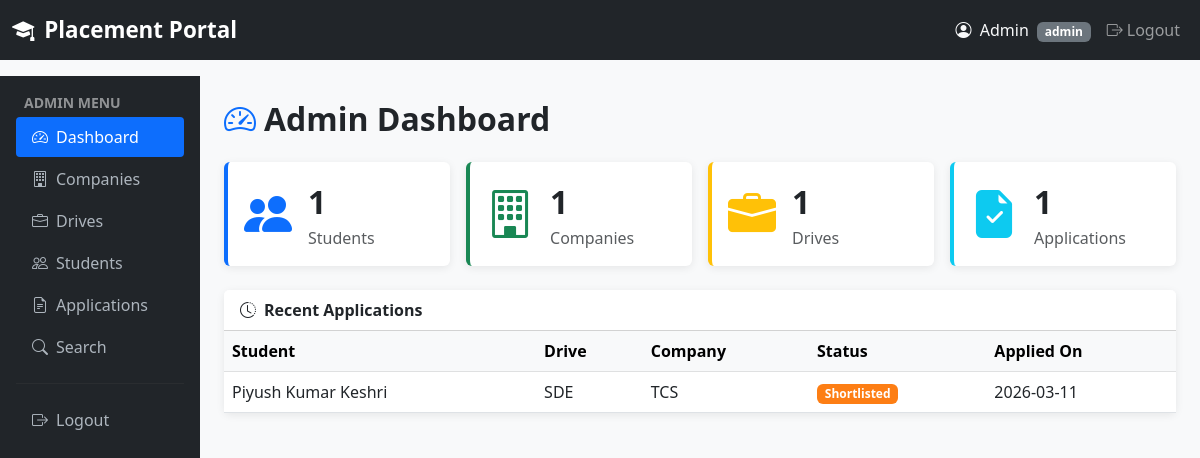
The page /admin/ (signed in) on the database its author committed.
### tables this page shows
CREATE TABLE application (
            id         INTEGER PRIMARY KEY AUTOINCREMENT,
            student_id INTEGER NOT NULL REFERENCES student_profile(id),
            drive_id   INTEGER NOT NULL REFERENCES placement_drive(id),
            applied_at TEXT    DEFAULT (datetime('now')),
            status     TEXT    NOT NULL DEFAULT 'applied'
                CHECK(status IN ('applied','shortlisted','selected','rejected')),
            cover_note TEXT,
            UNIQUE(student_id, drive_id)
        );

CREATE TABLE user (
            id         INTEGER PRIMARY KEY AUTOINCREMENT,
            name       TEXT    NOT NULL,
            email      TEXT    NOT NULL UNIQUE,
            password   TEXT    NOT NULL,
            role       TEXT    NOT NULL CHECK(role IN ('admin','company','student')),
            is_active  INTEGER NOT NULL DEFAULT 1,
            created_at TEXT    DEFAULT (datetime('now'))
        );

CREATE TABLE placement_drive (
            id                   INTEGER PRIMARY KEY AUTOINCREMENT,
            company_id           INTEGER NOT NULL REFERENCES company_profile(id),
            job_title            TEXT    NOT NULL,
            job_description      TEXT    NOT NULL,
            eligibility_criteria TEXT,
            package              TEXT,
            location             TEXT,
            application_deadline TEXT    NOT NULL,
            status               TEXT    NOT NULL DEFAULT 'pending'
                CHECK(status IN ('pending','approved','rejected','closed')),
            created_at           TEXT    DEFAULT (datetime('now'))
        );

CREATE TABLE company_profile (
            id              INTEGER PRIMARY KEY AUTOINCREMENT,
            user_id         INTEGER NOT NULL REFERENCES user(id),
            company_name    TEXT    NOT NULL,
            hr_contact      TEXT,
            website         TEXT,
            industry        TEXT,
            description     TEXT,
            approval_status TEXT NOT NULL DEFAULT 'pending'
                CHECK(approval_status IN ('pending','approved','rejected','blacklisted'))
        );

### app.py (the view)
@app.route("/admin/")
@admin_required
def admin_dashboard():
    db = get_db()
    total_students  = db.execute("SELECT COUNT(*) FROM student_profile").fetchone()[0]
    total_companies = db.execute("SELECT COUNT(*) FROM company_profile").fetchone()[0]
    total_drives    = db.execute("SELECT COUNT(*) FROM placement_drive").fetchone()[0]
    total_apps      = db.execute("SELECT COUNT(*) FROM application").fetchone()[0]
    pending_cos     = db.execute("SELECT COUNT(*) FROM company_profile WHERE approval_status='pending'").fetchone()[0]
    pending_drives  = db.execute("SELECT COUNT(*) FROM placement_drive WHERE status='pending'").fetchone()[0]
    recent_apps = db.execute("""
        SELECT a.id, a.status, a.applied_at,
               u.name  AS student_name,
               pd.job_title, cp.company_name
        FROM application a
        JOIN student_profile sp ON a.student_id = sp.id
        JOIN user u              ON sp.user_id   = u.id
        JOIN placement_drive pd  ON a.drive_id   = pd.id
        JOIN company_profile cp  ON pd.company_id = cp.id
        ORDER BY a.applied_at DESC LIMIT 5
    """).fetchall()
    return render_template("admin/dashboard.html",
        total_students=total_students, total_companies=total_companies,
        total_drives=total_drives, total_apps=total_apps,
        pending_companies=pending_cos, pending_drives=pending_drives,
        recent_applications=recent_apps)

### app.py (called while the page is built)
def get_db():
    if "db" not in g:
        g.db = sqlite3.connect(app.config["DATABASE"],
                               detect_types=sqlite3.PARSE_DECLTYPES)
        g.db.row_factory = sqlite3.Row
    return g.db

def admin_required(f):
    @wraps(f)
    def decorated(*args, **kwargs):
        if session.get("user_role") != "admin":
            flash("Admins only.", "danger")
            return redirect(url_for("login"))
        return f(*args, **kwargs)
    return decorated

### templates/admin/dashboard.html (shortened to what this page needs)
{% extends "base.html" %}
{% block content %}
<div class="container-fluid">
  <div class="row">
    <div class="col-md-2 sidebar p-3 d-none d-md-block">
      <p class="text-white-50 small fw-bold text-uppercase px-2 mb-1">Admin Menu</p>
      <a href="{{ url_for('admin_dashboard') }}" class="active"><i class="bi bi-speedometer2 me-2"></i>Dashboard</a>
      <a href="{{ url_for('admin_companies') }}"><i class="bi bi-building me-2"></i>Companies</a>
      <a href="{{ url_for('admin_drives') }}"><i class="bi bi-briefcase me-2"></i>Drives</a>
      <a href="{{ url_for('admin_students') }}"><i class="bi bi-people me-2"></i>Students</a>
      <a href="{{ url_for('admin_applications') }}"><i class="bi bi-file-earmark-text me-2"></i>Applications</a>
      <a href="{{ url_for('admin_search') }}"><i class="bi bi-search me-2"></i>Search</a>
      <hr style="border-color:#444;">
      <a href="{{ url_for('logout') }}"><i class="bi bi-box-arrow-right me-2"></i>Logout</a>
    </div>
    <div class="col-md-10 p-4">
      <h2 class="fw-bold mb-4"><i class="bi bi-speedometer2 me-2 text-primary"></i>Admin Dashboard</h2>
      <div class="row g-3 mb-4">
        <div class="col-sm-6 col-xl-3">
          <div class="card stat-card border-primary p-3">
            <div class="d-flex align-items-center">
              <i class="bi bi-people-fill display-5 text-primary me-3"></i>
              <div><div class="fs-2 fw-bold">{{ total_students }}</div><div class="text-muted">Students</div></div>
            </div>
          </div>
        </div>
        <div class="col-sm-6 col-xl-3">
          <div class="card stat-card border-success p-3">
            <div class="d-flex align-items-center">
              <i class="bi bi-building display-5 text-success me-3"></i>
              <div><div class="fs-2 fw-bold">{{ total_companies }}</div><div class="text-muted">Companies</div></div>
            </div>
          </div>
        </div>
        <div class="col-sm-6 col-xl-3">
          <div class="card stat-card border-warning p-3">
            <div class="d-flex align-items-center">
              <i class="bi bi-briefcase-fill display-5 text-warning me-3"></i>
              <div><div class="fs-2 fw-bold">{{ total_drives }}</div><div class="text-muted">Drives</div></div>
            </div>
          </div>
        </div>
        <div class="col-sm-6 col-xl-3">
          <div class="card stat-card border-info p-3">
            <div class="d-flex align-items-center">
              <i class="bi bi-file-earmark-check-fill display-5 text-info me-3"></i>
              <div><div class="fs-2 fw-bold">{{ total_apps }}</div><div class="text-muted">Applications</div></div>
            </div>
          </div>
        </div>
      </div>
      <div class="card">
        <div class="card-header fw-bold bg-white"><i class="bi bi-clock-history me-2"></i>Recent Applications</div>
        <div class="card-body p-0">
          {% if recent_applications %}
          <table class="table table-hover mb-0">
            <thead class="table-light">
              <tr><th>Student</th><th>Drive</th><th>Company</th><th>Status</th><th>Applied On</th></tr>
            </thead>
            <tbody>
              {% for app in recent_applications %}
              <tr>
                <td>{{ app['student_name'] }}</td>
                <td>{{ app['job_title'] }}</td>
                <td>{{ app['company_name'] }}</td>
                <td><span class="badge badge-{{ app['status'] }}">{{ app['status'] | capitalize }}</span></td>
                <td>{{ app['applied_at'][:10] }}</td>
              </tr>
              {% endfor %}
            </tbody>
          </table>
          {% else %}
          <p class="text-muted text-center py-4">No applications yet.</p>
          {% endif %}
        </div>
      </div>
    </div>
  </div>
</div>
{% endblock %}

### templates/base.html (style rules this page uses)
body { background-color: #f8f9fa; }
.sidebar { min-height: 100vh; background: #212529; padding-top: 1rem; }
.sidebar a { color: #adb5bd; text-decoration: none; display: block; padding: .5rem 1rem; border-radius: .25rem; margin-bottom:2px; }
.sidebar a:hover, .sidebar a.active { background: #0d6efd; color: #fff; }
.card { box-shadow: 0 2px 8px rgba(0,0,0,.08); border: none; }
.stat-card { border-left: 4px solid; }
.badge-shortlisted { background-color: #fd7e14 !important; }

### rows shown on the page
application: student_name "Piyush Kumar Keshri", job_title "SDE", company_name "TCS", status "Shortlisted", applied_at "2026-03-11"

### other values the page prints
{{ session.get('user_name','') }} "Admin"
{{ session.get('user_role','') }} "admin"
{{ total_students }} "1"
{{ total_companies }} "1"
{{ total_drives }} "1"
{{ total_apps }} "1"
